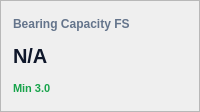
                                            <widget class="QFrame" name="card_kpi_bearing">
                                              <property name="frameShape">
                                                <enum>QFrame::StyledPanel</enum>
                                              </property>
                                              <property name="minimumSize">
                                                <size>
                                                  <width>160</width>
                                                  <height>112</height>
                                                </size>
                                              </property>
                                              <property name="styleSheet">
                                                <string>QFrame#card_kpi_bearing { background-color: #ffffff; border: 1px solid #e2e8f0; border-radius: 8px; }</string>
                                              </property>
                                              <layout class="QVBoxLayout" name="vbox_card_kpi_bearing">
                                                <property name="spacing">
                                                  <number>4</number>
                                                </property>
                                                <property name="leftMargin">
                                                  <number>12</number>
                                                </property>
                                                <property name="topMargin">
                                                  <number>10</number>
                                                </property>
                                                <property name="rightMargin">
                                                  <number>12</number>
                                                </property>
                                                <property name="bottomMargin">
                                                  <number>10</number>
                                                </property>
                                                <item>
                                                  <widget class="QLabel" name="lbl_title_card_kpi_bearing">
                                                    <property name="text">
                                                      <string>Bearing Capacity FS</string>
                                                    </property>
                                                    <property name="styleSheet">
                                                      <string>color: #64748b; font-size: 12px; font-weight: 600; border: none;</string>
                                                    </property>
                                                    <property name="minimumSize">
                                                      <size>
                                                        <width>0</width>
                                                        <height>20</height>
                                                      </size>
                                                    </property>
                                                  </widget>
                                                </item>
                                                <item>
                                                  <widget class="QLabel" name="lbl_kpi_bearing_val">
                                                    <property name="text">
                                                      <string>N/A</string>
                                                    </property>
                                                    <property name="styleSheet">
                                                      <string>color: #0f172a; font-size: 20px; font-weight: 700; border: none;</string>
                                                    </property>
                                                    <property name="minimumSize">
                                                      <size>
                                                        <width>0</width>
                                                        <height>32</height>
                                                      </size>
                                                    </property>
                                                  </widget>
                                                </item>
                                                <item>
                                                  <widget class="QLabel" name="lbl_kpi_bearing_delta">
                                                    <property name="text">
                                                      <string>Min 3.0</string>
                                                    </property>
                                                    <property name="styleSheet">
                                                      <string>color: #16a34a; font-size: 11px; font-weight: 600; border: none;</string>
                                                    </property>
                                                    <property name="minimumSize">
                                                      <size>
                                                        <width>0</width>
                                                        <height>20</height>
                                                      </size>
                                                    </property>
                                                  </widget>
                                                </item>
                                              </layout>
                                            </widget>
